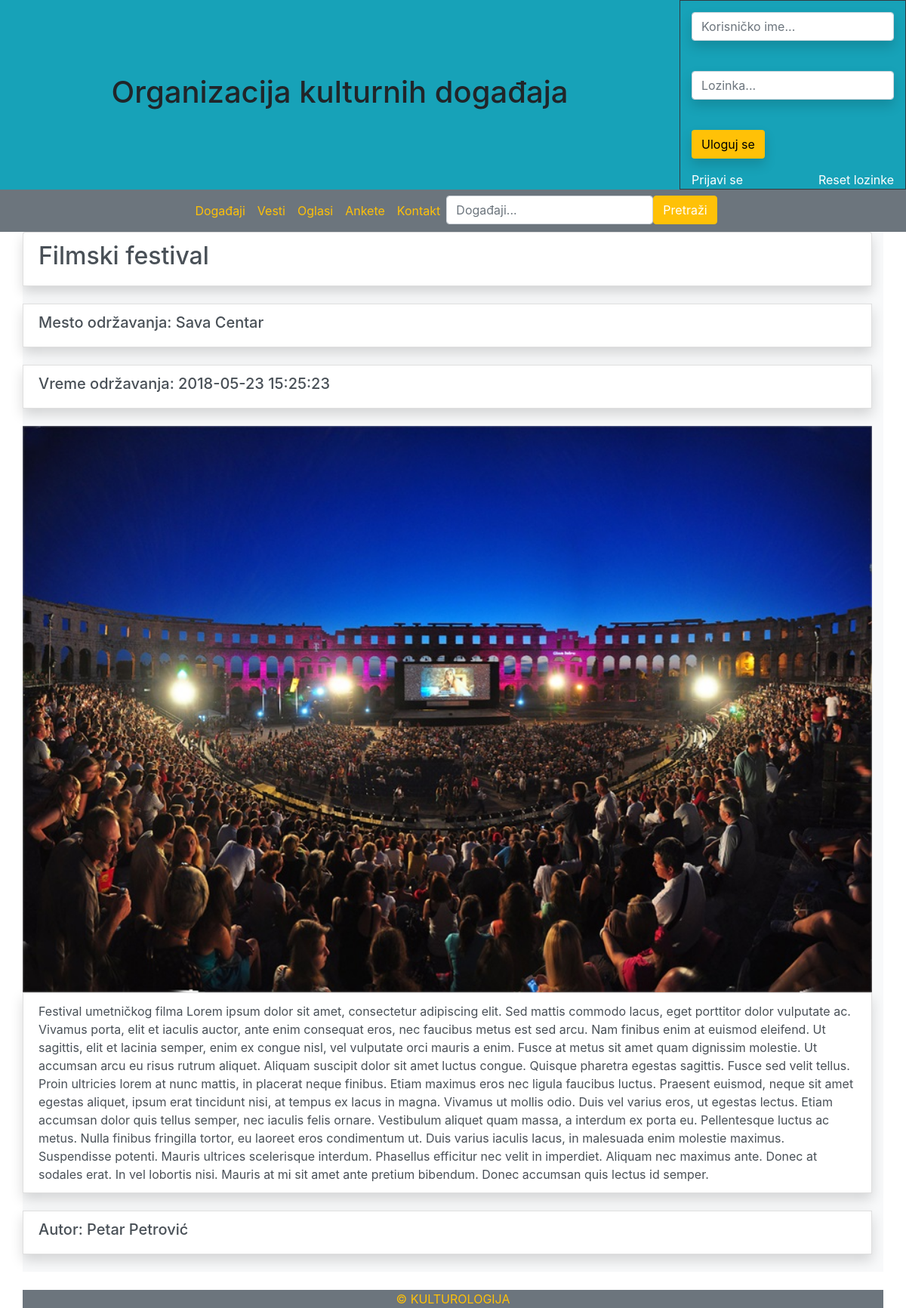
Page /dogadjajVise.php?id=1 (signed in) on the committed database.
### tables this page shows
CREATE TABLE `dogadjaj` (
  `id_dogadjaj` int(11) NOT NULL AUTO_INCREMENT,
  `naslov` varchar(45) NOT NULL,
  `tekst` varchar(10000) NOT NULL,
  `vreme_dogadjaja` timestamp NOT NULL DEFAULT '0000-00-00 00:00:00',
  `vreme_postavljanja` timestamp NOT NULL DEFAULT CURRENT_TIMESTAMP,
  `vreme_isticanja` timestamp NOT NULL DEFAULT '0000-00-00 00:00:00',
  `mesto` varchar(45) NOT NULL,
  `autor` varchar(45) NOT NULL,
  `organizacija_id_organizacija` int(11) NOT NULL,
  `brisanje` tinyint(1) NOT NULL DEFAULT '1',
  PRIMARY KEY (`id_dogadjaj`),
  KEY `fk_dogadjaj_organizacija1_idx` (`organizacija_id_organizacija`),
  CONSTRAINT `fk_dogadjaj_organizacija1` FOREIGN KEY (`organizacija_id_organizacija`) REFERENCES `organizacija` (`id_organizacija`) ON DELETE NO ACTION ON UPDATE NO ACTION
);

### dogadjajVise.php (the view, shortened to what this page needs)
<?php
    $poruka = "";
    include_once "moduli/loginModul.php";
    if(!isset($_GET['search'])){
        if(isset($_GET['id'])){
            $id = trim($_GET['id']);
            $id = mysqli_real_escape_string($link, $id);
            $dogadjaji = mysqli_query($link, "SELECT * FROM dogadjaj WHERE id_dogadjaj = {$id}");
            if(mysqli_num_rows($dogadjaji) != 1){
                $poruka = "Greška: Nema traženog događaja.";
            } else {
            $dogadjaj = mysqli_fetch_array($dogadjaji);
            }
        }
    }
?>
<!DOCTYPE html>
<html>
<head>
<?php
    include_once "moduli/bootstrapModul.php";
?>
</head>
<body>
<?php
    include_once "moduli/headerModul.php";
?>
<?php
    include_once "moduli/navModul.php";
?>
<div class="container list-group bg-light">
<?php
if(!isset($_GET['search'])){
    if($poruka){
        echo $poruka;
    } else {
        echo "<div class='list-group-item list-group-item-action shadow'><h2>". $dogadjaj['naslov']. "</h1></div><br/>";
        echo "<div class='list-group-item list-group-item-action shadow'><h5>Mesto održavanja: " . $dogadjaj['mesto']."</h5></div><br/>";
        echo "<div class='list-group-item list-group-item-action shadow'><h5>Vreme održavanja: " . $dogadjaj['vreme_dogadjaja']."</h5></div><br/>";
        echo "<img src='slike/dogadjaji/dogadjaj_" . $dogadjaj['id_dogadjaj'] . ".jpg'>";
        echo "<div class='list-group-item list-group-item-action shadow'>".$dogadjaj['tekst']."</div><br/>";
        echo "<div class='list-group-item list-group-item-action shadow'><h5>Autor: " . $dogadjaj['autor']."</h5></div><br/>";
    }
}
?>
</div>
<?php
    include_once "moduli/footerModul.php";
?>
</body>
</html>

### rows in the picture
dogadjaj: naslov "Filmski festival", mesto "Sava Centar", vreme_dogadjaja "2018-05-23 15:25:23", tekst "Festival umetničkog filma Lorem ipsum dolor sit amet, consectetur adipiscing elit. Sed mattis commodo lacus, eget porttitor dolor vulputate ac. Vivamus porta, elit et iaculis auctor, ante enim consequat eros, nec faucibus metus est sed arcu. Nam finibus enim at euismod eleifend. Ut sagittis, elit et lacinia semper, enim ex congue nisl, vel vulputate orci mauris a enim. Fusce at metus sit amet quam dignissim molestie. Ut accumsan arcu eu risus rutrum aliquet. Aliquam suscipit dolor sit amet luctus congue. Quisque pharetra egestas sagittis. Fusce sed velit tellus. Proin ultricies lorem at nunc mattis, in placerat neque finibus. Etiam maximus eros nec ligula faucibus luctus. Praesent euismod,…", autor "Petar Petrović"
